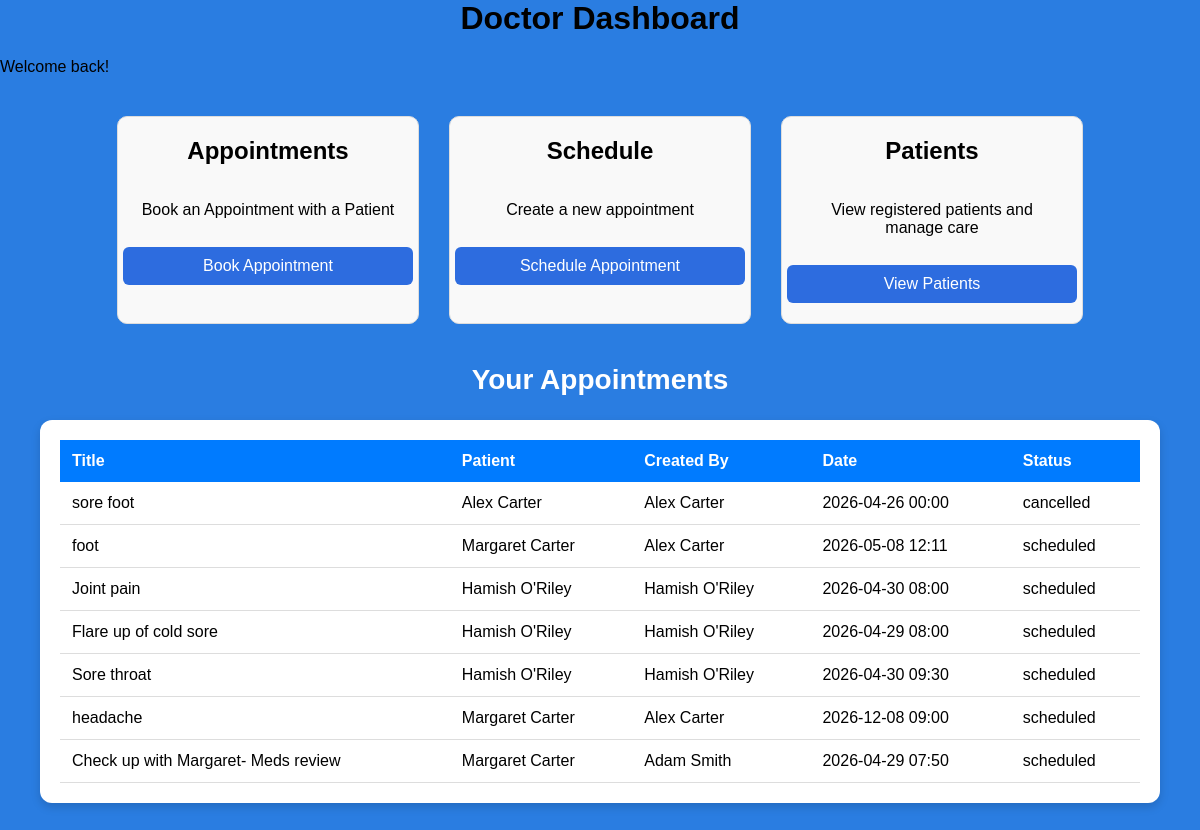
/dashboard/doctor (signed in), run on the app's committed database.
### app/models.py (models this page shows, shortened)
class Appointment(db.Model):
    id = db.Column(db.Integer, primary_key=True)
    patient_id = db.Column(db.Integer, db.ForeignKey("user.id"), nullable=False)
    created_by = db.Column(db.Integer, db.ForeignKey("user.id"), nullable=False)
    title = db.Column(db.String(200), nullable=False)
    description = db.Column(db.Text)
    appointment_date = db.Column(db.DateTime, nullable=False)
    status = db.Column(db.String(20), default="scheduled")
    created_at = db.Column(db.DateTime, default=datetime.utcnow)
    patient = db.relationship("User", foreign_keys=[patient_id])
    creator = db.relationship("User", foreign_keys=[created_by])

class User(db.Model):
    id = db.Column(db.Integer, primary_key=True)
    first_name = db.Column(db.String(100), nullable=False)
    last_name = db.Column(db.String(100), nullable=False)
    email = db.Column(db.String(150), unique=True, nullable=False)
    role = db.Column(db.String(20), nullable=False)
    password = db.Column(db.String(200), nullable=False)
    linked_patient_id = db.Column(db.Integer, db.ForeignKey('user.id'))
    @property
    def full_name(self):
        return f"{self.first_name} {self.last_name}"

### app/routes.py (the view)
@app.route("/dashboard/doctor")
def doctor_dashboard():
    if "user_id" not in session or session["role"] != "doctor":
        flash("Access denied.", "danger")
        return redirect(url_for("login"))
    patients = User.query.filter_by(role="patient").all()
    appointments = Appointment.query.all()
    return render_template("doctor_dashboard.html", patients=patients, appointments=appointments)

### app/templates/doctor_dashboard.html (shortened to what this page needs)
<!DOCTYPE html>
<html lang="en">
<head>
    <link rel="stylesheet" href="{{ url_for('static', filename='style.css') }}">
</head>
<body>
    <h1>Doctor Dashboard</h1>
    <p>Welcome back!</p>
    <div class="dashboard-grid">
        <div class="card">
            <h2>Appointments</h2>
            <p>Book an Appointment with a Patient</p>
            <a class="btn" href="{{url_for('view_appointments')}}">
                Book Appointment
            </a>
        </div>
        <div class="card">
            <h2>Schedule</h2>
            <p>Create a new appointment</p>
            <a class="btn" href="{{url_for('create_appointment')}}">
                Schedule Appointment
            </a>
        </div>
        <div class="card">
            <h2>Patients</h2>
            <p>View registered patients and manage care</p>
            <a class="btn" href="{{url_for('view_patients')}}">
                View Patients
            </a>
        </div>
    </div>
    <h2 class="appointments-title">Your Appointments</h2>
<div class="appointments-card">
    <table class="appointments-table">
        <tr>
            <th>Title</th>
            <th>Patient</th>
            <th>Created By</th>
            <th>Date</th>
            <th>Status</th>
        </tr>
        {% for appt in appointments %}
        <tr>
            <td>{{ appt.title }}</td>
            <td>{{ appt.patient.full_name }}</td>
            <td>{{ appt.creator.full_name }}</td>
            <td>{{ appt.appointment_date.strftime("%Y-%m-%d %H:%M") }}</td>
            <td>{{ appt.status }}</td>
        </tr>
        {% else %}
        <tr>
            <td colspan="5">No appointments found.</td>
        </tr>
        {% endfor %}
    </table>
</div>
</body>
</html>

### app/static/style.css (style rules this page uses)
body { font-family: Arial, sans-serif; background-color: #2a7de1; margin: 0; padding: 0; }
h1, h2 { text-align: center; margin-top: 0; }
button, .btn { width: 100%; padding: 10px; background-color: #2a7de1; color: white; border: none; border-radius: 5px; text-align: center; display: inline-block; cursor: pointer; text-decoration: none; margin-top: 10px; }
table { border-collapse: collapse; width: 100%; }
th, td { padding: 12px; border-bottom: 1px solic #ccc; text-align: left; }
.btn { display: iniline-block; padding: 10px 15px; background-color: #2d7df6; color: white; text-decoration: none; border-radius: 5px; }
.dashboard-grid { display: flex; justify-content: center; gap: 30px; margin-top: 40px; flex-wrap: wrap; }
.card { border: 1px solid #ddd; padding: 20px; border-radius: 10px; background: #f9f9f9; display: flex; flex-direction: column; align-items: center; text-align: center; width: 260px; }
.btn { display: inline-block; margin-top: 12px; padding: 10px 15px; background: #2d6cdf; color: white; text-decoration: none; border-radius: 6px; }
.appointments-title { text-align: center; margin-top: 40px; font-size: 28px; color: #ffffff; }
.appointments-card { width: 90%; margin: 20px auto 60px auto; background: white; border-radius: 12px; padding: 20px; box-shadow: 0 4px 10px rgba(0,0,0,0.15); }
.appointments-table { width: 100%; border-collapse: collapse; }
.appointments-table th { background: #007bff; color: white; padding: 12px; text-align: left; font-size: 16px; }
.appointments-table td { padding: 12px; border-bottom: 1px solid #ddd; }

### data on the page
Appointment: title "sore foot", patient.full_name "Alex Carter", creator.full_name "Alex Carter", appointment_date "2026-04-26 00:00", status "cancelled"
Appointment: title "foot", patient.full_name "Margaret Carter", creator.full_name "Alex Carter", appointment_date "2026-05-08 12:11", status "scheduled"
Appointment: title "Joint pain", patient.full_name "Hamish O'Riley", creator.full_name "Hamish O'Riley", appointment_date "2026-04-30 08:00", status "scheduled"
Appointment: title "Flare up of cold sore", patient.full_name "Hamish O'Riley", creator.full_name "Hamish O'Riley", appointment_date "2026-04-29 08:00", status "scheduled"
Appointment: title "Sore throat", patient.full_name "Hamish O'Riley", creator.full_name "Hamish O'Riley", appointment_date "2026-04-30 09:30", status "scheduled"
Appointment: title "headache", patient.full_name "Margaret Carter", creator.full_name "Alex Carter", appointment_date "2026-12-08 09:00", status "scheduled"
Appointment: title "Check up with Margaret- Meds review", patient.full_name "Margaret Carter", creator.full_name "Adam Smith", appointment_date "2026-04-29 07:50", status "scheduled"
